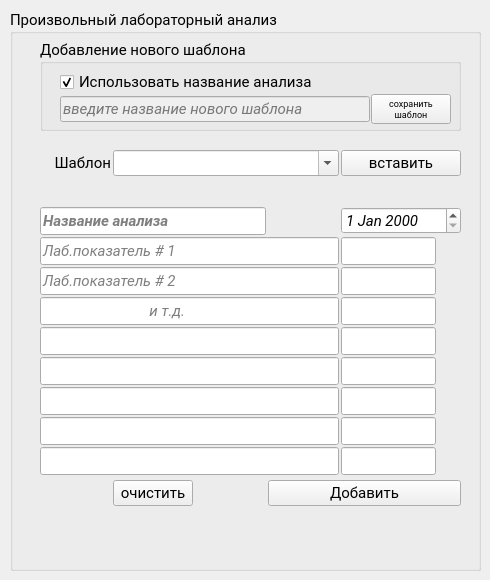
       <widget class="QWidget" name="tab_4">
        <attribute name="title">
         <string>Свой анализ</string>
        </attribute>
        <widget class="QGroupBox" name="groupBox_mylab">
         <property name="geometry">
          <rect>
           <x>10</x>
           <y>10</y>
           <width>471</width>
           <height>561</height>
          </rect>
         </property>
         <property name="font">
          <font>
           <family>Roboto</family>
           <pointsize>11</pointsize>
           <weight>50</weight>
           <bold>false</bold>
          </font>
         </property>
         <property name="title">
          <string>Произвольный лабораторный анализ</string>
         </property>
         <widget class="QWidget" name="gridLayoutWidget_5">
          <property name="geometry">
           <rect>
            <x>30</x>
            <y>140</y>
            <width>421</width>
            <height>391</height>
           </rect>
          </property>
          <layout class="QGridLayout" name="gridLayout_5">
           <property name="spacing">
            <number>2</number>
           </property>
           <item row="12" column="1">
            <widget class="QPushButton" name="pushButton_mylab_clean">
             <property name="font">
              <font>
               <family>Roboto</family>
               <pointsize>11</pointsize>
               <weight>50</weight>
               <bold>false</bold>
              </font>
             </property>
             <property name="text">
              <string>очистить</string>
             </property>
            </widget>
           </item>
           <item row="4" column="0" colspan="4">
            <widget class="QLineEdit" name="lineEdit_my_lab_2">
             <property name="minimumSize">
              <size>
               <width>0</width>
               <height>28</height>
              </size>
             </property>
             <property name="maximumSize">
              <size>
               <width>16777215</width>
               <height>16777215</height>
              </size>
             </property>
             <property name="font">
              <font>
               <family>Roboto</family>
               <pointsize>11</pointsize>
               <weight>50</weight>
               <italic>true</italic>
               <bold>false</bold>
              </font>
             </property>
             <property name="placeholderText">
              <string>Лаб.показатель # 2</string>
             </property>
            </widget>
           </item>
           <item row="9" column="0" colspan="4">
            <widget class="QLineEdit" name="lineEdit_my_lab_7">
             <property name="minimumSize">
              <size>
               <width>0</width>
               <height>28</height>
              </size>
             </property>
             <property name="maximumSize">
              <size>
               <width>16777215</width>
               <height>16777215</height>
              </size>
             </property>
             <property name="font">
              <font>
               <family>Roboto</family>
               <pointsize>11</pointsize>
               <weight>50</weight>
               <italic>true</italic>
               <bold>false</bold>
              </font>
             </property>
             <property name="placeholderText">
              <string/>
             </property>
            </widget>
           </item>
           <item row="13" column="0" colspan="5">
            <widget class="QLabel" name="label_my_lab_report">
             <property name="maximumSize">
              <size>
               <width>16777215</width>
               <height>33</height>
              </size>
             </property>
             <property name="font">
              <font>
               <family>Roboto</family>
               <pointsize>11</pointsize>
               <weight>50</weight>
               <bold>false</bold>
              </font>
             </property>
             <property name="text">
              <string>&lt;html&gt;&lt;head/&gt;&lt;body&gt;&lt;p&gt;&lt;br/&gt;&lt;/p&gt;&lt;/body&gt;&lt;/html&gt;</string>
             </property>
            </widget>
           </item>
           <item row="7" column="4">
            <widget class="QLineEdit" name="lineEdit_my_lab_r_5">
             <property name="minimumSize">
              <size>
               <width>0</width>
               <height>28</height>
              </size>
             </property>
             <property name="maximumSize">
              <size>
               <width>95</width>
               <height>16777215</height>
              </size>
             </property>
             <property name="font">
              <font>
               <family>Roboto</family>
               <pointsize>11</pointsize>
               <weight>50</weight>
               <italic>true</italic>
               <bold>false</bold>
              </font>
             </property>
            </widget>
           </item>
           <item row="0" column="1" colspan="3">
            <widget class="QComboBox" name="comboBox_mylab_template">
             <property name="font">
              <font>
               <family>Roboto</family>
               <pointsize>11</pointsize>
               <weight>50</weight>
               <bold>false</bold>
              </font>
             </property>
             <property name="editable">
              <bool>true</bool>
             </property>
             <property name="placeholderText">
              <string>выберите шаблон</string>
             </property>
            </widget>
           </item>
           <item row="3" column="0" colspan="4">
            <widget class="QLineEdit" name="lineEdit_my_lab_1">
             <property name="minimumSize">
              <size>
               <width>0</width>
               <height>28</height>
              </size>
             </property>
             <property name="maximumSize">
              <size>
               <width>16777215</width>
               <height>16777215</height>
              </size>
             </property>
             <property name="font">
              <font>
               <family>Roboto</family>
               <pointsize>11</pointsize>
               <weight>50</weight>
               <italic>true</italic>
               <bold>false</bold>
              </font>
             </property>
             <property name="placeholderText">
              <string>Лаб.показатель # 1</string>
             </property>
            </widget>
           </item>
           <item row="6" column="4">
            <widget class="QLineEdit" name="lineEdit_my_lab_r_4">
             <property name="minimumSize">
              <size>
               <width>0</width>
               <height>28</height>
              </size>
             </property>
             <property name="maximumSize">
              <size>
               <width>95</width>
               <height>16777215</height>
              </size>
             </property>
             <property name="font">
              <font>
               <family>Roboto</family>
               <pointsize>11</pointsize>
               <weight>50</weight>
               <italic>true</italic>
               <bold>false</bold>
              </font>
             </property>
            </widget>
           </item>
           <item row="10" column="0" colspan="4">
            <widget class="QLineEdit" name="lineEdit_my_lab_8">
             <property name="minimumSize">
              <size>
               <width>0</width>
               <height>28</height>
              </size>
             </property>
             <property name="maximumSize">
              <size>
               <width>16777215</width>
               <height>16777215</height>
              </size>
             </property>
             <property name="font">
              <font>
               <family>Roboto</family>
               <pointsize>11</pointsize>
               <weight>50</weight>
               <italic>true</italic>
               <bold>false</bold>
              </font>
             </property>
             <property name="placeholderText">
              <string/>
             </property>
            </widget>
           </item>
           <item row="0" column="4">
            <widget class="QPushButton" name="pushButton_insert_mylab_template">
             <property name="font">
              <font>
               <family>Roboto</family>
               <pointsize>11</pointsize>
               <weight>50</weight>
               <bold>false</bold>
              </font>
             </property>
             <property name="text">
              <string>вставить</string>
             </property>
            </widget>
           </item>
           <item row="5" column="4">
            <widget class="QLineEdit" name="lineEdit_my_lab_r_3">
             <property name="minimumSize">
              <size>
               <width>0</width>
               <height>28</height>
              </size>
             </property>
             <property name="maximumSize">
              <size>
               <width>95</width>
               <height>16777215</height>
              </size>
             </property>
             <property name="font">
              <font>
               <family>Roboto</family>
               <pointsize>11</pointsize>
               <weight>50</weight>
               <italic>true</italic>
               <bold>false</bold>
              </font>
             </property>
            </widget>
           </item>
           <item row="11" column="2" rowspan="2">
            <spacer name="verticalSpacer_5">
             <property name="orientation">
              <enum>Qt::Vertical</enum>
             </property>
             <property name="sizeHint" stdset="0">
              <size>
               <width>20</width>
               <height>40</height>
              </size>
             </property>
            </spacer>
           </item>
           <item row="6" column="0" colspan="4">
            <widget class="QLineEdit" name="lineEdit_my_lab_4">
             <property name="minimumSize">
              <size>
               <width>0</width>
               <height>28</height>
              </size>
             </property>
             <property name="maximumSize">
              <size>
               <width>16777215</width>
               <height>16777215</height>
              </size>
             </property>
             <property name="font">
              <font>
               <family>Roboto</family>
               <pointsize>11</pointsize>
               <weight>50</weight>
               <italic>true</italic>
               <bold>false</bold>
              </font>
             </property>
             <property name="placeholderText">
              <string/>
             </property>
            </widget>
           </item>
           <item row="1" column="1">
            <spacer name="verticalSpacer_7">
             <property name="orientation">
              <enum>Qt::Vertical</enum>
             </property>
             <property name="sizeHint" stdset="0">
              <size>
               <width>20</width>
               <height>40</height>
              </size>
             </property>
            </spacer>
           </item>
           <item row="7" column="0" colspan="4">
            <widget class="QLineEdit" name="lineEdit_my_lab_5">
             <property name="minimumSize">
              <size>
               <width>0</width>
               <height>28</height>
              </size>
             </property>
             <property name="maximumSize">
              <size>
               <width>16777215</width>
               <height>16777215</height>
              </size>
             </property>
             <property name="font">
              <font>
               <family>Roboto</family>
               <pointsize>11</pointsize>
               <weight>50</weight>
               <italic>true</italic>
               <bold>false</bold>
              </font>
             </property>
             <property name="placeholderText">
              <string/>
             </property>
            </widget>
           </item>
           <item row="0" column="0">
            <widget class="QLabel" name="label_my_lab_template">
             <property name="maximumSize">
              <size>
               <width>16777215</width>
               <height>33</height>
              </size>
             </property>
             <property name="font">
              <font>
               <family>Roboto</family>
               <pointsize>11</pointsize>
               <weight>50</weight>
               <bold>false</bold>
              </font>
             </property>
             <property name="text">
              <string>&lt;html&gt;&lt;head/&gt;&lt;body&gt;&lt;p align=&quot;right&quot;&gt;Шаблон&lt;/p&gt;&lt;/body&gt;&lt;/html&gt;</string>
             </property>
            </widget>
           </item>
           <item row="8" column="4">
            <widget class="QLineEdit" name="lineEdit_my_lab_r_6">
             <property name="minimumSize">
              <size>
               <width>0</width>
               <height>28</height>
              </size>
             </property>
             <property name="maximumSize">
              <size>
               <width>95</width>
               <height>16777215</height>
              </size>
             </property>
             <property name="font">
              <font>
               <family>Roboto</family>
               <pointsize>11</pointsize>
               <weight>50</weight>
               <italic>true</italic>
               <bold>false</bold>
              </font>
             </property>
            </widget>
           </item>
           <item row="12" column="3" colspan="2">
            <widget class="QPushButton" name="pushButton_add_mylab">
             <property name="font">
              <font>
               <family>Roboto</family>
               <pointsize>11</pointsize>
               <weight>50</weight>
               <bold>false</bold>
              </font>
             </property>
             <property name="text">
              <string>Добавить</string>
             </property>
            </widget>
           </item>
           <item row="10" column="4">
            <widget class="QLineEdit" name="lineEdit_my_lab_r_8">
             <property name="minimumSize">
              <size>
               <width>0</width>
               <height>28</height>
              </size>
             </property>
             <property name="maximumSize">
              <size>
               <width>95</width>
               <height>16777215</height>
              </size>
             </property>
             <property name="font">
              <font>
               <family>Roboto</family>
               <pointsize>11</pointsize>
               <weight>50</weight>
               <italic>true</italic>
               <bold>false</bold>
              </font>
             </property>
            </widget>
           </item>
           <item row="2" column="0" colspan="3">
            <widget class="QLineEdit" name="lineEdit_my_lab_name">
             <property name="minimumSize">
              <size>
               <width>0</width>
               <height>28</height>
              </size>
             </property>
             <property name="maximumSize">
              <size>
               <width>16777215</width>
               <height>16777215</height>
              </size>
             </property>
             <property name="font">
              <font>
               <family>Roboto</family>
               <pointsize>11</pointsize>
               <weight>75</weight>
               <italic>true</italic>
               <bold>true</bold>
              </font>
             </property>
             <property name="placeholderText">
              <string>Название анализа</string>
             </property>
            </widget>
           </item>
           <item row="3" column="4">
            <widget class="QLineEdit" name="lineEdit_my_lab_r_1">
             <property name="minimumSize">
              <size>
               <width>0</width>
               <height>28</height>
              </size>
             </property>
             <property name="maximumSize">
              <size>
               <width>95</width>
               <height>16777215</height>
              </size>
             </property>
             <property name="font">
              <font>
               <family>Roboto</family>
               <pointsize>11</pointsize>
               <weight>50</weight>
               <italic>true</italic>
               <bold>false</bold>
              </font>
             </property>
            </widget>
           </item>
           <item row="8" column="0" colspan="4">
            <widget class="QLineEdit" name="lineEdit_my_lab_6">
             <property name="minimumSize">
              <size>
               <width>0</width>
               <height>28</height>
              </size>
             </property>
             <property name="maximumSize">
              <size>
               <width>16777215</width>
               <height>16777215</height>
              </size>
             </property>
             <property name="font">
              <font>
               <family>Roboto</family>
               <pointsize>11</pointsize>
               <weight>50</weight>
               <italic>true</italic>
               <bold>false</bold>
              </font>
             </property>
             <property name="placeholderText">
              <string/>
             </property>
            </widget>
           </item>
           <item row="2" column="4">
            <widget class="QDateEdit" name="dateEdit_my_lab">
             <property name="minimumSize">
              <size>
               <width>120</width>
               <height>0</height>
              </size>
             </property>
             <property name="maximumSize">
              <size>
               <width>120</width>
               <height>16777215</height>
              </size>
             </property>
             <property name="font">
              <font>
               <family>Roboto</family>
               <pointsize>11</pointsize>
               <weight>50</weight>
               <italic>true</italic>
               <bold>false</bold>
              </font>
             </property>
            </widget>
           </item>
           <item row="4" column="4">
            <widget class="QLineEdit" name="lineEdit_my_lab_r_2">
             <property name="minimumSize">
              <size>
               <width>0</width>
               <height>28</height>
              </size>
             </property>
             <property name="maximumSize">
              <size>
               <width>95</width>
               <height>16777215</height>
              </size>
             </property>
             <property name="font">
              <font>
               <family>Roboto</family>
               <pointsize>11</pointsize>
               <weight>50</weight>
               <italic>true</italic>
               <bold>false</bold>
              </font>
             </property>
            </widget>
           </item>
           <item row="5" column="0" colspan="4">
            <widget class="QLineEdit" name="lineEdit_my_lab_3">
             <property name="minimumSize">
              <size>
               <width>0</width>
               <height>28</height>
              </size>
             </property>
             <property name="maximumSize">
              <size>
               <width>16777215</width>
               <height>16777215</height>
              </size>
             </property>
             <property name="font">
              <font>
               <family>Roboto</family>
               <pointsize>11</pointsize>
               <weight>50</weight>
               <italic>true</italic>
               <bold>false</bold>
              </font>
             </property>
             <property name="placeholderText">
              <string>                             и т.д.</string>
             </property>
            </widget>
           </item>
           <item row="9" column="4">
            <widget class="QLineEdit" name="lineEdit_my_lab_r_7">
             <property name="minimumSize">
              <size>
               <width>0</width>
               <height>28</height>
              </size>
             </property>
             <property name="maximumSize">
              <size>
               <width>95</width>
               <height>16777215</height>
              </size>
             </property>
             <property name="font">
              <font>
               <family>Roboto</family>
               <pointsize>11</pointsize>
               <weight>50</weight>
               <italic>true</italic>
               <bold>false</bold>
              </font>
             </property>
            </widget>
           </item>
          </layout>
         </widget>
         <widget class="QGroupBox" name="groupBox_add_tmpl">
          <property name="geometry">
           <rect>
            <x>30</x>
            <y>30</y>
            <width>421</width>
            <height>91</height>
           </rect>
          </property>
          <property name="title">
           <string>Добавление нового шаблона</string>
          </property>
          <widget class="QWidget" name="layoutWidget">
           <property name="geometry">
            <rect>
             <x>20</x>
             <y>30</y>
             <width>391</width>
             <height>54</height>
            </rect>
           </property>
           <layout class="QGridLayout" name="gridLayout_6">
            <property name="horizontalSpacing">
             <number>1</number>
            </property>
            <property name="verticalSpacing">
             <number>0</number>
            </property>
            <item row="1" column="1">
             <widget class="QPushButton" name="pushButton_save_mylab_template">
              <property name="font">
               <font>
                <family>Roboto</family>
                <pointsize>7</pointsize>
                <weight>50</weight>
                <bold>false</bold>
               </font>
              </property>
              <property name="text">
               <string>сохранить
шаблон</string>
              </property>
             </widget>
            </item>
            <item row="1" column="0">
             <widget class="QLineEdit" name="lineEdit_mylab_template">
              <property name="enabled">
               <bool>false</bool>
              </property>
              <property name="font">
               <font>
                <family>Roboto</family>
                <pointsize>11</pointsize>
                <weight>50</weight>
                <italic>true</italic>
                <bold>false</bold>
               </font>
              </property>
              <property name="placeholderText">
               <string>введите название нового шаблона</string>
              </property>
             </widget>
            </item>
            <item row="0" column="0" colspan="2">
             <widget class="QCheckBox" name="checkBox_mylab">
              <property name="text">
               <string>Использовать название анализа</string>
              </property>
              <property name="checked">
               <bool>true</bool>
              </property>
             </widget>
            </item>
           </layout>
          </widget>
         </widget>
        </widget>
       </widget>
